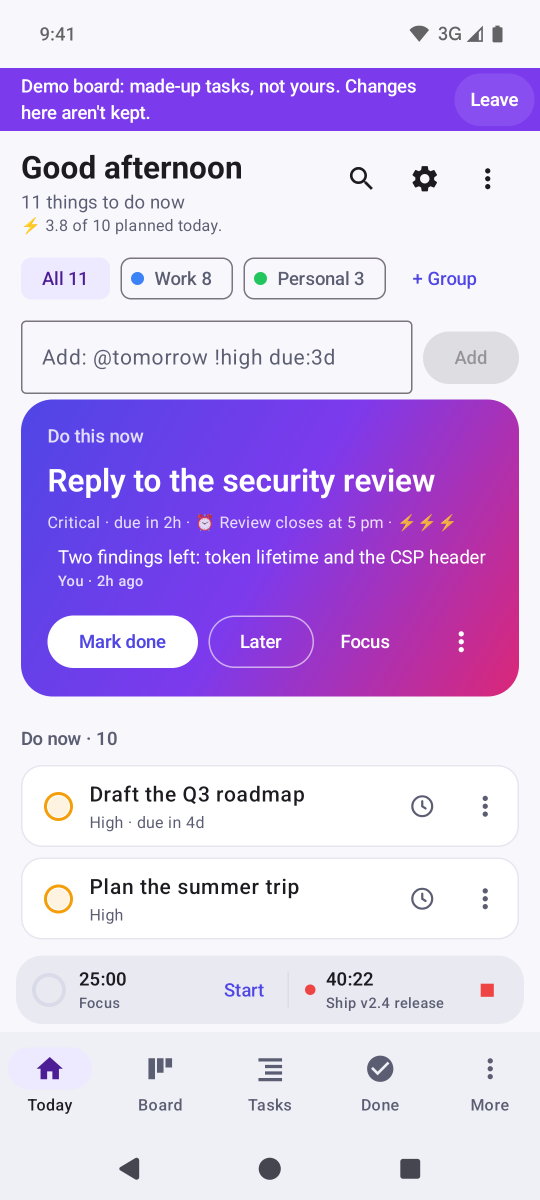
#> input picture store/screenshots/android-phone/raw/A1-today.png, 1080 x 2400 px (shown at 1/2 size); its folder holds only this picture in this run
$ python frame.py
#> lines starting #> are read from the running program, lines starting #| are printed output that depends on the picture
"""Frames the store screenshots: each raw shot in screenshots/<device>/raw/ gets its caption above it on the brand
gradient, at the same pixel size, in screenshots/<device>/framed/. Run: /usr/bin/python3 store/frame.py (needs Pillow
and the SF Pro font macOS ships)."""
import os
from PIL import Image, ImageDraw, ImageFont, ImageFilter

R = os.path.join(os.path.dirname(os.path.abspath(__file__)), 'screenshots') + '/'
# The captions from the screenshot plan; six words or fewer.
CAP = {
    'I1-today': 'One thing to do now', 'I2-later': 'Later means later', 'I3-workstreams': 'One step at a time',
    'I5-board': 'See the bigger picture', 'I6-widgets': 'Your one thing, at a glance',
    'P1-today': 'One thing now, the rest calm', 'P2-details': 'Every detail, right beside it',
    'P3-board': 'Drag work from Inbox to Done', 'P4-plan': 'Plan the week you can manage',
    'P5-reports': 'See where your time went',
    'A1-today': 'One thing to do now', 'A2-later': 'Later means later', 'A4-board': 'See the bigger picture',
    'A5-details': 'One step at a time',
    'M1-today': 'One thing to do now', 'M2-details': 'Every detail, right beside it',
    'M3-board': 'Drag work from Inbox to Done', 'M4-plan': 'Plan the week you can manage',
    'M5-reports': 'See where your time went', 'M6-today-dark': 'Calm in the dark, too',
}
STOPS = [(0x4f, 0x46, 0xe5), (0x7c, 0x3a, 0xed), (0xdb, 0x27, 0x77)]


def gradient(w, h):
    """Diagonal, top left to bottom right, through the three brand stops."""
    small = Image.new('RGB', (64, 64)); p = small.load()
    for y in range(64):
        for x in range(64):
            t = (x + y) / 126
            a, b, u = (STOPS[0], STOPS[1], t * 2) if t < .5 else (STOPS[1], STOPS[2], (t - .5) * 2)
            p[x, y] = tuple(round(a[i] + (b[i] - a[i]) * u) for i in range(3))
    return small.resize((w, h), Image.BICUBIC)


def font(size):
    f = ImageFont.truetype('/System/Library/Fonts/SFNS.ttf', size); f.set_variation_by_name('Bold'); return f


def frame(src, dst, caption):
#> called with caption = 'One thing to do now'
    shot = Image.open(src).convert('RGBA'); W, H = shot.size
#> in frame, shot is the input picture: PIL image 1080x2400 RGBA; mean R, G, B, A 213, 193.5, 237.2, 255
#> after `W, H = shot.size`: W = 1080; H = 2400
    landscape = W > H
#> landscape = False
    can = gradient(W, H); d = ImageDraw.Draw(can)
#> in gradient, `small = Image.new('RGB', (64, 64))`: small: PIL image 64x64 RGB; every value is 0
#> in gradient, `return small.resize((w, h), Image.BICUBIC)`:
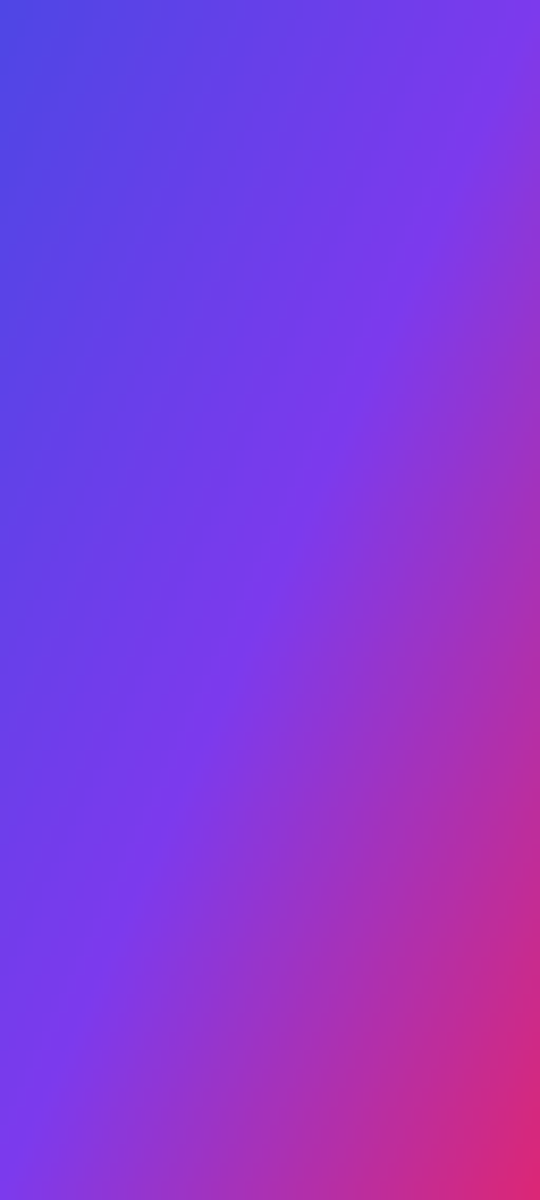
#> returned value: PIL image 1080x2400 RGB (shown at 1/2 size); mean R, G, B 132.5, 56.8, 215.7
    margin = round(W * 0.07); size = round(W * (0.085 if H > W * 1.6 else 0.062 if not landscape else 0.042))
#> after `margin = round(W * 0.07)`: margin = 76
#> after `size = round(W * (0.085 if H > W * 1.6 else 0.062 if not landscape els`: size = 92
    f = font(size)
    while d.textlength(caption, font=f) > W - 2 * margin: size -= 4; f = font(size)
    top = round(H * 0.055); d.text((W / 2, top), caption, font=f, fill='white', anchor='mt')
    y0 = top + round(size * 1.2) + round(H * 0.035)
    # A phone or tablet bleeds off the bottom edge; a Mac window sits whole, with room below it.
    s = min((W - 2 * margin) / W, (H - y0 - (round(H * 0.06) if landscape else 0)) / H)
    sw, sh = round(W * s), round(H * s)
    sc = shot.resize((sw, sh), Image.LANCZOS)
    r = round(sw * (0.012 if landscape else 0.06))
    mask = Image.new('L', (sw, sh), 0); ImageDraw.Draw(mask).rounded_rectangle((0, 0, sw - 1, sh - 1), r, fill=255)
    # A window capture has see-through corners of its own: keep them see-through.
    mask = Image.composite(mask, Image.new('L', (sw, sh), 0), sc.getchannel('A'))
    x, y = (W - sw) // 2, y0
    shadow = Image.new('L', (W, H), 0); ImageDraw.Draw(shadow).rounded_rectangle((x, y + 12, x + sw, y + sh + 12), r, fill=90)
    can = Image.composite(Image.new('RGB', (W, H), (30, 10, 60)), can, shadow.filter(ImageFilter.GaussianBlur(28)))
    can.paste(sc.convert('RGB'), (x, y), mask)
    can.save(dst); return can.size


if __name__ == '__main__':
    for dev in sorted(os.listdir(R)):
        if not os.path.isdir(R + dev + '/raw'): continue
        os.makedirs(R + dev + '/framed', exist_ok=True)
        for n in sorted(os.listdir(R + dev + '/raw')):
            if n.endswith('.png'):
#> (the run stopped early here; a loop or call above may not have finished)
